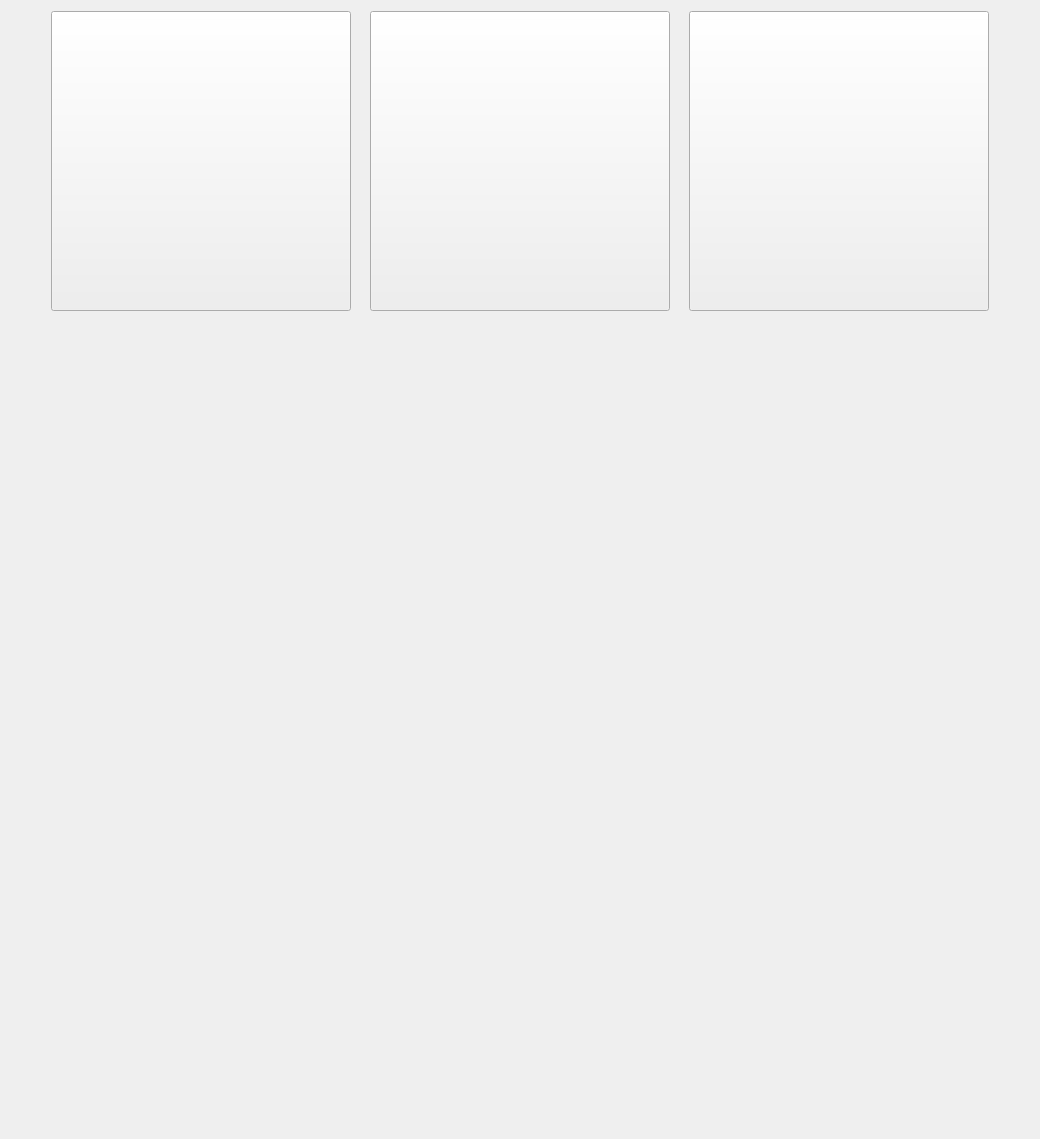
              <widget class="QWidget" name="tab_10">
               <attribute name="title">
                <string>Analysis</string>
               </attribute>
               <layout class="QVBoxLayout" name="verticalLayout_13">
                <item>
                 <layout class="QHBoxLayout" name="horizontalLayout">
                  <item>
                   <spacer name="horizontalSpacer_5">
                    <property name="orientation">
                     <enum>Qt::Horizontal</enum>
                    </property>
                    <property name="sizeHint" stdset="0">
                     <size>
                      <width>40</width>
                      <height>20</height>
                     </size>
                    </property>
                   </spacer>
                  </item>
                  <item>
                   <widget class="QPushButton" name="roi_pixel_binning_pushButton">
                    <property name="minimumSize">
                     <size>
                      <width>300</width>
                      <height>300</height>
                     </size>
                    </property>
                    <property name="maximumSize">
                     <size>
                      <width>300</width>
                      <height>300</height>
                     </size>
                    </property>
                    <property name="toolTip">
                     <string>Launch the view to select the region to fit, as well as the size of the bins</string>
                    </property>
                    <property name="text">
                     <string/>
                    </property>
                   </widget>
                  </item>
                  <item>
                   <widget class="QLabel" name="analysis_tab_arrow_label1">
                    <property name="sizePolicy">
                     <sizepolicy hsizetype="Minimum" vsizetype="Minimum">
                      <horstretch>0</horstretch>
                      <verstretch>0</verstretch>
                     </sizepolicy>
                    </property>
                    <property name="maximumSize">
                     <size>
                      <width>250</width>
                      <height>200</height>
                     </size>
                    </property>
                    <property name="text">
                     <string/>
                    </property>
                    <property name="pixmap">
                     <pixmap resource="../icons/icons.qrc">:/MPL Toolbar/right_blue_arrow.png</pixmap>
                    </property>
                   </widget>
                  </item>
                  <item>
                   <widget class="QPushButton" name="fitting_pushButton">
                    <property name="minimumSize">
                     <size>
                      <width>300</width>
                      <height>300</height>
                     </size>
                    </property>
                    <property name="maximumSize">
                     <size>
                      <width>300</width>
                      <height>300</height>
                     </size>
                    </property>
                    <property name="toolTip">
                     <string>Launch the fitting view</string>
                    </property>
                    <property name="text">
                     <string/>
                    </property>
                   </widget>
                  </item>
                  <item>
                   <widget class="QLabel" name="analysis_tab_arrow_label2">
                    <property name="text">
                     <string/>
                    </property>
                    <property name="pixmap">
                     <pixmap resource="../icons/icons.qrc">:/MPL Toolbar/right_blue_arrow.png</pixmap>
                    </property>
                   </widget>
                  </item>
                  <item>
                   <widget class="QPushButton" name="strain_mapping_pushButton">
                    <property name="minimumSize">
                     <size>
                      <width>300</width>
                      <height>300</height>
                     </size>
                    </property>
                    <property name="maximumSize">
                     <size>
                      <width>300</width>
                      <height>300</height>
                     </size>
                    </property>
                    <property name="toolTip">
                     <string>Launch the strain mapping view</string>
                    </property>
                    <property name="text">
                     <string/>
                    </property>
                    <property name="flat">
                     <bool>false</bool>
                    </property>
                   </widget>
                  </item>
                  <item>
                   <spacer name="horizontalSpacer_8">
                    <property name="orientation">
                     <enum>Qt::Horizontal</enum>
                    </property>
                    <property name="sizeHint" stdset="0">
                     <size>
                      <width>40</width>
                      <height>20</height>
                     </size>
                    </property>
                   </spacer>
                  </item>
                 </layout>
                </item>
                <item>
                 <spacer name="verticalSpacer_2">
                  <property name="orientation">
                   <enum>Qt::Vertical</enum>
                  </property>
                  <property name="sizeHint" stdset="0">
                   <size>
                    <width>20</width>
                    <height>817</height>
                   </size>
                  </property>
                 </spacer>
                </item>
               </layout>
              </widget>
